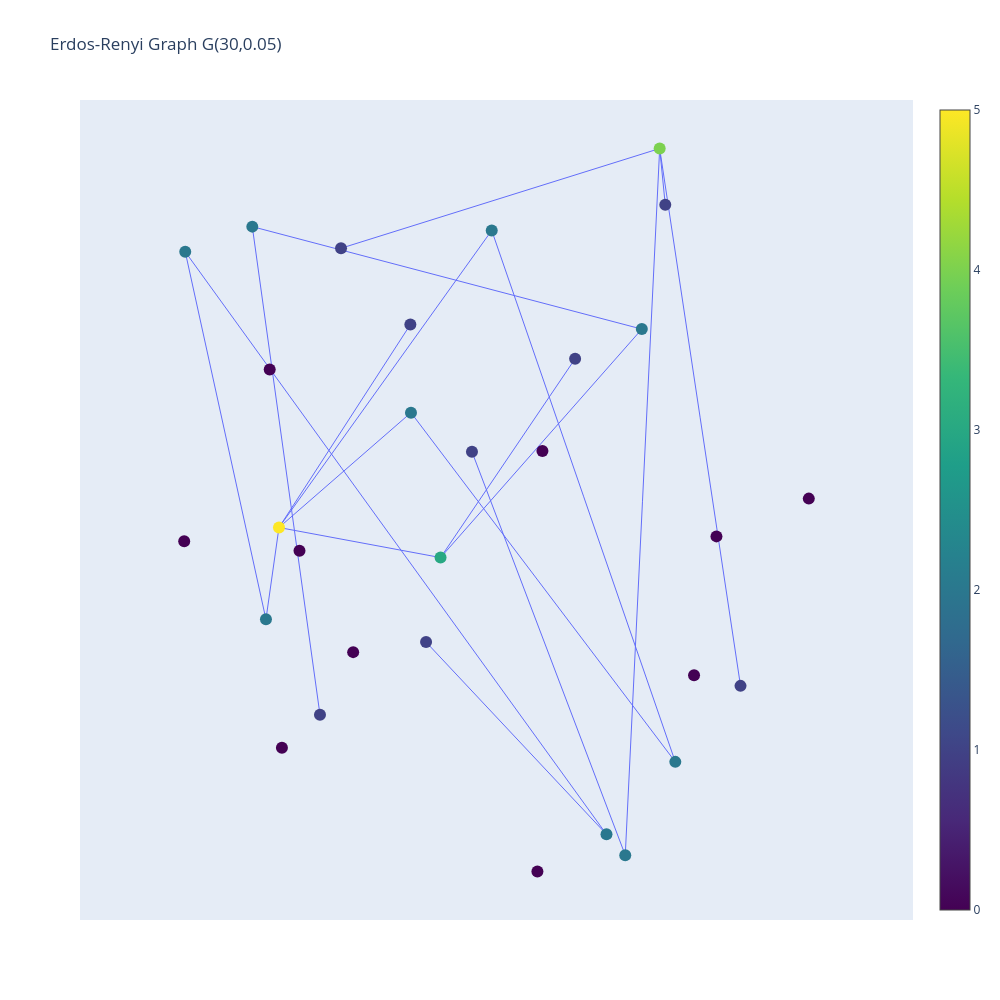

Source (notebook cell):
### Markdown cell above
# $$\text{What is this project?}$$ 
Known as the Erdős–Rényi model(s), Paul Erdős and Alfréd Rényi introduced two graph models starting in 1959: the $G(n, M)$ and $G(n, p)$ model. This project will be focusing on the $G(n, p)$ model. This model is important because of its rigorous study of randomly formed networks, and is a foundational topic for network science, probability theory, combinatorics, and graph algorithms.

## What is the $G(n, p)$ model?
The $G(n, p)$ model is a graph constructed by connecting labeled $n$ nodes randomly. Each edge is included in the graph with probability $p$. The probability for generating each graph with $n$ nodes and $M$ edges is: $$p^m(1-p)^{\binom{n}{2} - M}$$

Imagine $p$ as a weighting function: as $p$ increases from 0 to 1, the model becomes more and more likely to include graphs with more edges and less and less likely to include graphs with fewer edges. When $p$ is very small, the graph consists mostly of isolated nodes and tiny components. However, around a critical threshold $p \approx \frac{1}{n}$, a connected component appears. 

A famous discovery in random graphs is graphs undergoing sharp transitions, as described above. These are analogous to phase transitions in physics (e.g., water boiling or freezing). As such, these discoveries can show complex global behaviors emerging from simple random local rules. 

The random Erdős–Rényi models provide a baseline (null hypothesis) for real networks, like:
- Internet topology
- Social networks
- Communication systems
- Neural networks

And more, which are typically not random and can be studied using the behaviors of the Erdős–Rényi random graphs.

### Code cell
n = 30
p = 0.05
"""With lower p (e.g., n = 30, p=0.01) or a higher n/p ratio, the graph begins developing a ring shaped pattern. 
Check to see if this is a coding, package, or mathematical feature. Likely from spring layout (Fruchterman-Reingold force-directed algorithm) which is used to position nodes in a visually appealing way."""


G = nx.erdos_renyi_graph(n, p)

# Use nx.kamada_kawai_layout(G) for isolated clusters, but is slow
# nx.circular_layout(G) for a forced circular layout
pos = nx.random_layout(G ,
                         # seed = 42
                        ) # Seed will set positions, especially for higher p. In random_laout, the seed will fix points and change edges


edge_x = []
edge_y = []

for edge in G.edges():
    x0, y0 = pos[edge[0]]
    x1, y1 = pos[edge[1]]

    edge_x += [x0, x1, None]
    edge_y += [y0, y1, None]

edge_trace = go.Scatter(
    x=edge_x,
    y=edge_y,
    mode='lines',
    line=dict(width=1),
    hoverinfo='none'
)

node_x = []
node_y = []

for node in G.nodes():
    x, y = pos[node]
    node_x.append(x)
    node_y.append(y)

node_trace = go.Scatter(
    x=node_x,
    y=node_y,
    mode='markers',
    hoverinfo='text',
    text=[
        f"Node {v}<br>Degree={G.degree(v)}"
        for v in G.nodes()
    ],
    marker=dict(
        size=12,
        color=[G.degree(v) for v in G.nodes()],
        colorscale='Viridis',
        showscale=True
    )
)

component_sizes = [len(c) for c in sorted(nx.connected_components(G), key=len, reverse=True)]
largest_component_size = len(max(nx.connected_components(G), key=len))

fig = go.Figure(
    data=[edge_trace, node_trace]
)

fig.update_layout(
    title=f"Erdos-Renyi Graph G({n},{p})",
    showlegend=False,
    width=1000,
    height=1000,
    xaxis=dict(
        scaleanchor='y',
        scaleratio=1,
        showgrid=False,
        visible=False
    ),
    yaxis=dict(
        scaleanchor='x',
        scaleratio=1,
        showgrid=False,
        visible=False
    )
)



fig.show()
print(f"Component sizes: {component_sizes}")
print(f"Size of the largest component: {largest_component_size}")
print(f"c: {p * n}")

### Figure 1 — Plotly figure (JSON) as saved in the notebook; plotly's stock layout.template omitted (floating-point values rounded to 4 significant figures)
{"data": [{"hoverinfo": "none", "line": {"width": 1}, "mode": "lines", "type": "scatter", "x": [0.8149, 0.5769, null, 0.8149, 0.4722, null, 0.5106, 0.7715, null, 0.5106, 0.685, null, 0.5106, 0.3011, null, 0.8995, 0.7947, null, 0.2842, 0.1795, null, 0.2842, 0.3011, null, 0.5769, 0.3011, null, 0.8019, 0.7947, null, 0.4722, 0.3011, null, 0.7715, 0.2665, null, 0.5513, 0.75, null, 0.4918, 0.7257, null, 0.1795, 0.7257, null, 0.2665, 0.3542, null, 0.7947, 0.75, null, 0.7947, 0.3815, null, 0.4714, 0.3011, null], "y": [0.1522, 0.8412, null, 0.1522, 0.605, null, 0.417, 0.7133, null, 0.417, 0.6749, null, 0.417, 0.456, null, 0.2507, 0.9474, null, 0.337, 0.8135, null, 0.337, 0.456, null, 0.8412, 0.456, null, 0.8744, 0.9474, null, 0.605, 0.456, null, 0.7133, 0.8461, null, 0.5542, 0.03121, null, 0.3074, 0.05817, null, 0.8135, 0.05817, null, 0.8461, 0.2134, null, 0.9474, 0.03121, null, 0.9474, 0.8181, null, 0.7191, 0.456, null]}, {"hoverinfo": "text", "marker": {"color": [2, 3, 0, 1, 2, 0, 0, 0, 2, 0, 1, 0, 2, 2, 1, 1, 1, 2, 2, 0, 2, 4, 1, 0, 5, 0, 1, 2, 1, 0], "colorscale": [[0, "#440154"], [0.1111, "#482878"], [0.2222, "#3e4989"], [0.3333, "#31688e"], [0.4444, "#26828e"], [0.5556, "#1f9e89"], [0.6667, "#35b779"], [0.7778, "#6ece58"], [0.8889, "#b5de2b"], [1, "#fde725"]], "showscale": true, "size": 12}, "mode": "markers", "text": ["Node 0<br>Degree=2", "Node 1<br>Degree=3", "Node 2<br>Degree=0", "Node 3<br>Degree=1", "Node 4<br>Degree=2", "Node 5<br>Degree=0", "Node 6<br>Degree=0", "Node 7<br>Degree=0", "Node 8<br>Degree=2", "Node 9<br>Degree=0", "Node 10<br>Degree=1", "Node 11<br>Degree=0", "Node 12<br>Degree=2", "Node 13<br>Degree=2", "Node 14<br>Degree=1", "Node 15<br>Degree=1", "Node 16<br>Degree=1", "Node 17<br>Degree=2", "Node 18<br>Degree=2", "Node 19<br>Degree=0", "Node 20<br>Degree=2", "Node 21<br>Degree=4", "Node 22<br>Degree=1", "Node 23<br>Degree=0", "Node 24<br>Degree=5", "Node 25<br>Degree=0", "Node 26<br>Degree=1", "Node 27<br>Degree=2", "Node 28<br>Degree=1", "Node 29<br>Degree=0"], "type": "scatter", "x": [0.8149, 0.5106, 0.3973, 0.8995, 0.2842, 0.3049, 0.1782, 0.8392, 0.5769, 0.6426, 0.8019, 0.8683, 0.4722, 0.7715, 0.685, 0.5513, 0.4918, 0.1795, 0.7257, 0.289, 0.2665, 0.7947, 0.4714, 0.988, 0.3011, 0.3277, 0.3542, 0.75, 0.3815, 0.6361], "y": [0.1522, 0.417, 0.2944, 0.2507, 0.337, 0.1705, 0.4381, 0.2645, 0.8412, 0.5551, 0.8744, 0.4445, 0.605, 0.7133, 0.6749, 0.5542, 0.3074, 0.8135, 0.05817, 0.6609, 0.8461, 0.9474, 0.7191, 0.4935, 0.456, 0.4258, 0.2134, 0.03121, 0.8181, 0.01]}], "layout": {"height": 1000, "showlegend": false, "title": {"text": "Erdos-Renyi Graph G(30,0.05)"}, "width": 1000, "xaxis": {"scaleanchor": "y", "scaleratio": 1, "showgrid": false, "visible": false}, "yaxis": {"scaleanchor": "x", "scaleratio": 1, "showgrid": false, "visible": false}}}
